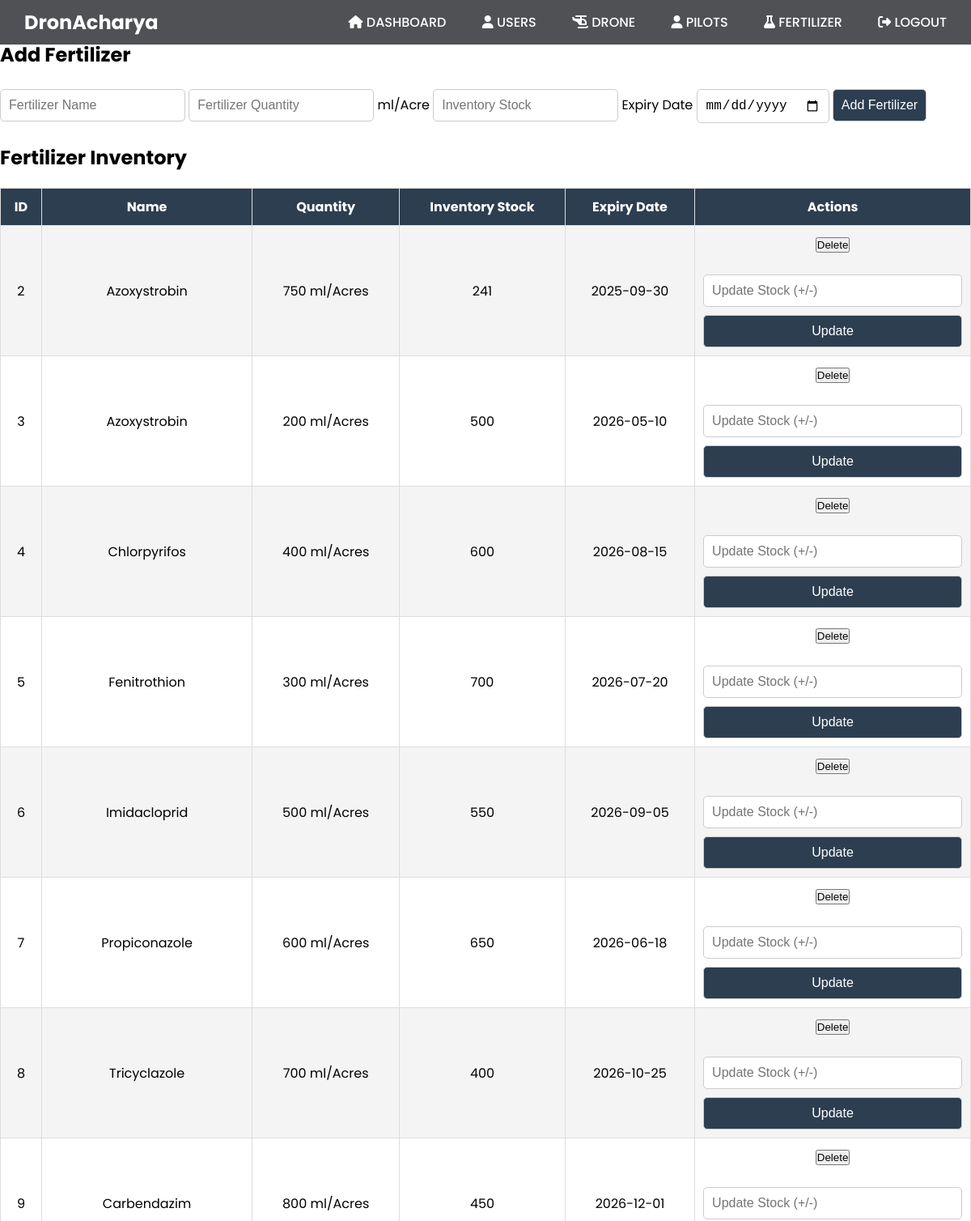
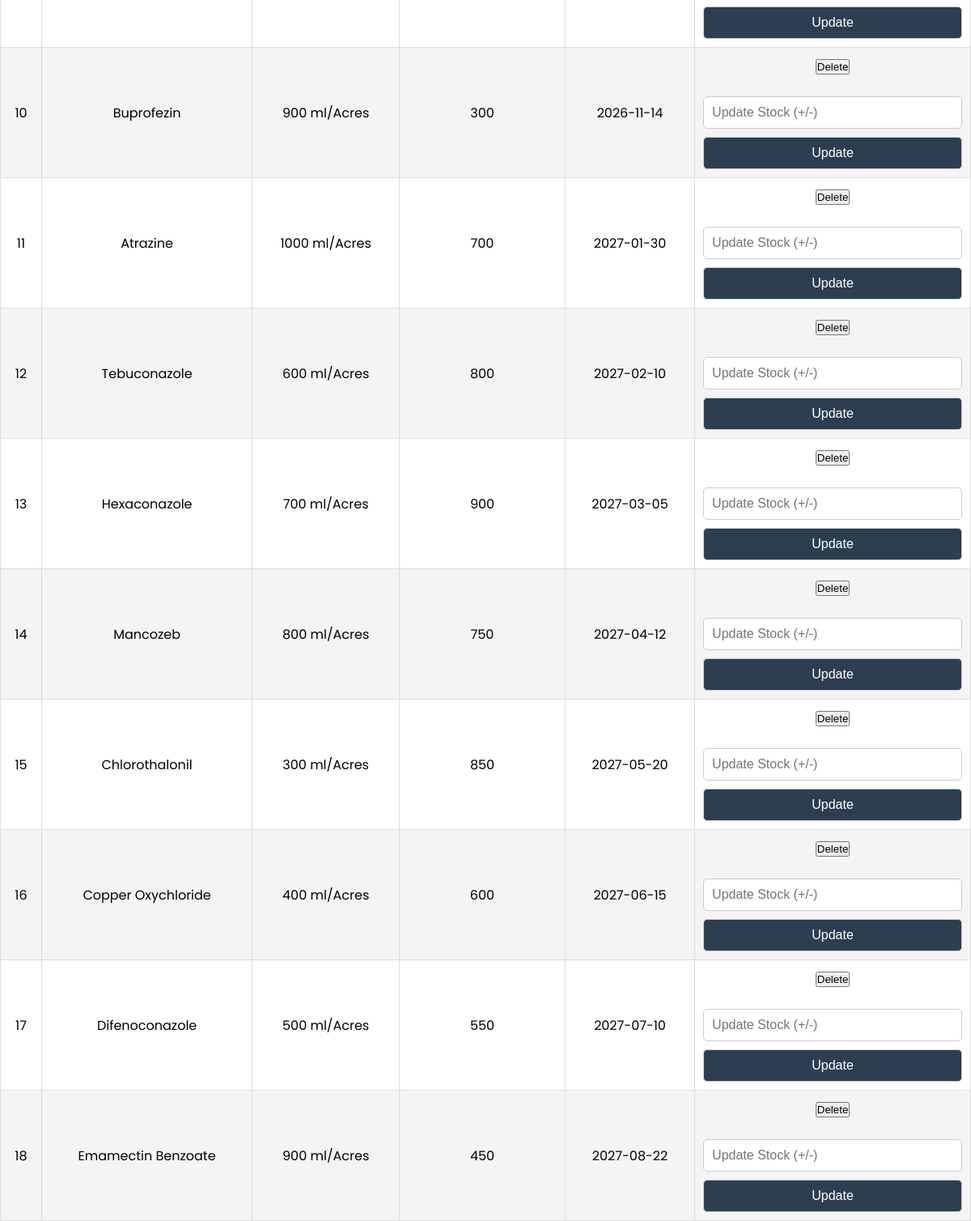
Page /fertilizerPanel.php on the committed database (2 pictures, top to bottom).
### tables this page shows
CREATE TABLE `fertilizers` (
  `id` int(11) NOT NULL,
  `name` varchar(255) NOT NULL,
  `quantity` int(4) NOT NULL,
  `inventory_stock` int(5) NOT NULL,
  `expiry_date` date NOT NULL
);

### fertilizerPanel.php (the view, shortened to what this page needs)
<?php
$servername = "localhost";
$username = "root";
$password = "";
$dbname = "project";
$conn = new mysqli($servername, $username, $password, $dbname);
$result = $conn->query("SELECT * FROM fertilizers");
?>
<!DOCTYPE html>
<html>
<head>
    <link rel="stylesheet" href="https://cdnjs.cloudflare.com/ajax/libs/font-awesome/6.4.2/css/all.min.css">
    <link rel="stylesheet" href="./Style/dronePanel.css">
    <link rel="stylesheet" href="./Style/Common.css">
</head>
<body>
<header class="header">
  <div class="container">
    <div class="logo">DronAcharya</div>
    <nav class="menu">
      <ul>
        <li><a href="./admin.php"><i class="fas fa-home"></i> Dashboard</a></li>
        <li><a href="./users.php"><i class="fas fa-user"></i> Users</a></li>
        <li><a href="./dronePanel.php"><i class="fas fa-helicopter"></i> Drone</a></li>
        <li><a href="./operators.php"><i class="fas fa-user"></i> Pilots</a></li>
        <li><a href="./fertilizerPanel.php"><i class="fas fa-flask"></i> Fertilizer</a></li>
        <li><a href="./logout.php"><i class="fas fa-sign-out-alt"></i> Logout</a></li>
      </ul>
    </nav>
  </div>
</header>
<br><br>
    <h2>Add Fertilizer</h2> <br>
    <form method="POST" enctype="multipart/form-data" action="fertilizerPanel.php">
    <div class="form-group">
        <input type="text" name="name" placeholder="Fertilizer Name" required>
        <input type="text" name="quantity" placeholder="Fertilizer Quantity" required>
        <label for="">ml/Acre</label>
        <input type="number" name="inventory_stock" placeholder="Inventory Stock" required>
        <label for="">Expiry Date</label>
        <input type="date" name="expiry_date" id="">
        <button type="submit" name="add">Add Fertilizer</button>
    </div>
</form>
<br>
<h2>Fertilizer Inventory</h2>
<table border="1">
    <tr>
        <th>ID</th>
        <th>Name</th>
        <th>Quantity</th>
        <th>Inventory Stock</th>
        <th>Expiry Date</th>
        <th>Actions</th>
    </tr>
    <?php while ($row = $result->fetch_assoc()): ?>
        <tr>
            <td><?= $row['id'] ?></td>
            <td><?= $row['name'] ?></td>
            <td><?= $row['quantity'] ?> ml/Acres</td>
            <td><?= $row['inventory_stock'] ?> </td>
            <td><?= $row['expiry_date'] ?></td>
            <td>
                <a href="fertilizerPanel.php?delete=<?= $row['id'] ?>">
                    <button>Delete</button>
                </a>
                <br><br>
                <form method="POST" action="fertilizerPanel.php">
                    <input type="number" name="stock_change" placeholder="Update Stock (+/-)" required>
                    <button type="submit" name="update_stock">Update</button>
                </form>
            </td>
        </tr>
    <?php endwhile; ?>
</table>
</body>
</html>

### Style/dronePanel.css (style rules this page uses)
body { font-family: Arial, sans-serif; }
form { display: grid; gap: 10px; }
form input, form select, form button { padding: 10px; font-size: 16px; border-radius: 5px; border: 1px solid #ccc; }
form button { background: #2c3e50; color: white; cursor: pointer; }
table { width: 100%; border-collapse: collapse; margin-top: 20px; }
table, th, td { border: 1px solid #ddd; }
th, td { padding: 10px; text-align: center; }
th { background: #2c3e50; color: white; }
tr:nth-child(even) { background: #f4f4f4; }

### Style/Common.css (style rules this page uses)
* { margin: 0; padding: 0; box-sizing: border-box; }
html, body { height: 100%; }
body { font-family: "Poppins", sans-serif; }
.container { max-width: 1170px; margin: auto; padding: 0 15px; }
.header { position: fixed; left: 0; top: 0; width: 100%; padding: 10px 0; z-index: 10; background-color: #24262b; opacity: 0.8; }
.header .container { display: flex; align-items: center; justify-content: space-between; }
.header .logo { font-size: 24px; font-weight: 700; color: hsl(0, 0%, 100%); text-transform: capitalize; }
.header .menu li { display: inline-block; }
.header .menu li + li { margin-left: 40px; }
.header .menu a { font-size: 16px; display: block; text-transform: uppercase; text-decoration: none; color: hsl(0, 0%, 100%); font-weight: 500; position: relative; transition: color 0.5s; }
.header .menu a::after { content: ""; position: absolute; height: lpx; width: 100%; bottom: 0; left: 0; background-color: hsl(72, 87%, 51%); transform: scale(0); transition: 0.5s; }

### rows in the picture
fertilizers: id "2", name "Azoxystrobin", quantity "750", inventory_stock "241", expiry_date "2025-09-30"
fertilizers: id "3", name "Azoxystrobin", quantity "200", inventory_stock "500", expiry_date "2026-05-10"
fertilizers: id "4", name "Chlorpyrifos", quantity "400", inventory_stock "600", expiry_date "2026-08-15"
fertilizers: id "5", name "Fenitrothion", quantity "300", inventory_stock "700", expiry_date "2026-07-20"
fertilizers: id "6", name "Imidacloprid", quantity "500", inventory_stock "550", expiry_date "2026-09-05"
fertilizers: id "7", name "Propiconazole", quantity "600", inventory_stock "650", expiry_date "2026-06-18"
fertilizers: id "8", name "Tricyclazole", quantity "700", inventory_stock "400", expiry_date "2026-10-25"
fertilizers: id "9", name "Carbendazim", quantity "800", inventory_stock "450", expiry_date "2026-12-01"
fertilizers: id "10", name "Buprofezin", quantity "900", inventory_stock "300", expiry_date "2026-11-14"
fertilizers: id "11", name "Atrazine", quantity "1000", inventory_stock "700", expiry_date "2027-01-30"
fertilizers: id "12", name "Tebuconazole", quantity "600", inventory_stock "800", expiry_date "2027-02-10"
fertilizers: id "13", name "Hexaconazole", quantity "700", inventory_stock "900", expiry_date "2027-03-05"
fertilizers: id "14", name "Mancozeb", quantity "800", inventory_stock "750", expiry_date "2027-04-12"
fertilizers: id "15", name "Chlorothalonil", quantity "300", inventory_stock "850", expiry_date "2027-05-20"
fertilizers: id "16", name "Copper Oxychloride", quantity "400", inventory_stock "600", expiry_date "2027-06-15"
fertilizers: id "17", name "Difenoconazole", quantity "500", inventory_stock "550", expiry_date "2027-07-10"
fertilizers: id "18", name "Emamectin Benzoate", quantity "900", inventory_stock "450", expiry_date "2027-08-22"
